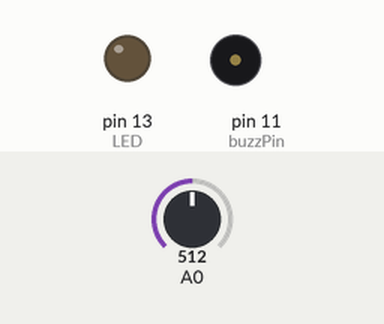
Simulated run of this sketch. Board: Arduino Uno, built with avr-gcc and run on an emulated ATmega328P. Parts: output pins drawn as LEDs (lit = HIGH), buzzer (waves = sounding, pin HIGH). The test bench sets the inputs (shaded band); at power-on: A0 = 512.

Above: at 1.2 s.
1.3 s: A0 set to 834
2.8 s: A0 set to 868
At 3.6 s:
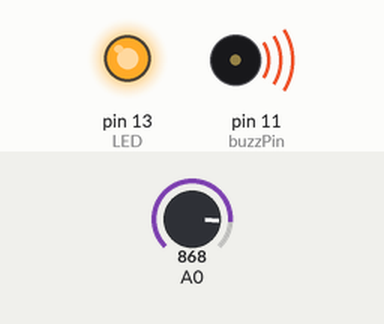
5.8 s: A0 set to 840
At 6.4 s:
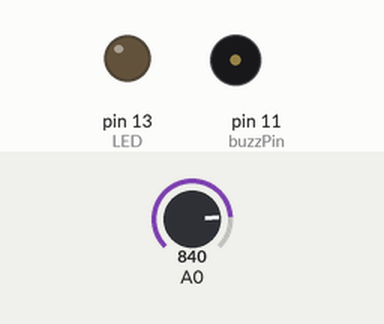
7.3 s: A0 set to 860
At 8.1 s:
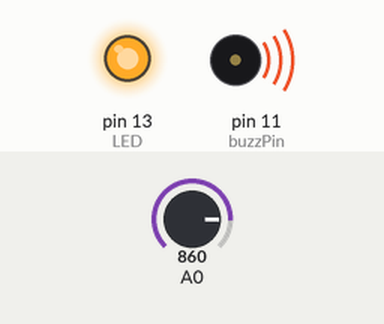
Timing chart, 0 to 10.3 s (numbered marks = the images above; inputs shaded):
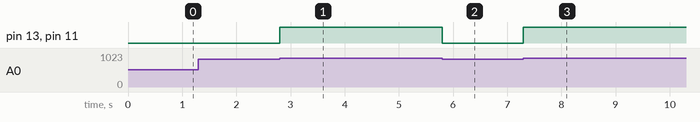

Measured:
- the behaviour switches between 850 and 851 on A0 (found by bisection; images 0 and 1)
- after the input at 1.3 s, every drawn part: stays the same
- after the input at 2.8 s, pin 13 (LED), pin 11 (buzzPin): LOW → HIGH at once
- after the input at 5.8 s, pin 13 (LED), pin 11 (buzzPin): HIGH → LOW at once
- after the input at 7.3 s, pin 13 (LED), pin 11 (buzzPin): LOW → HIGH at once

The sketch:

Lasersiren.ino
```cpp
int buzzPin=11;
int LED=13;
void setup(){
  pinMode(buzzPin,OUTPUT);
  pinMode(LED,OUTPUT);
}
void loop(){
  if(analogRead(0)>850){
    //數據要依光敏電阻的結果而定
    digitalWrite(buzzPin,HIGH);
    digitalWrite(LED,HIGH);
    delay(1000);
    digitalWrite(buzzPin,LOW);
    digitalWrite(LED,HIGH);
    }else{
      digitalWrite(buzzPin,LOW);
      digitalWrite(LED,LOW);
    }
}
```
